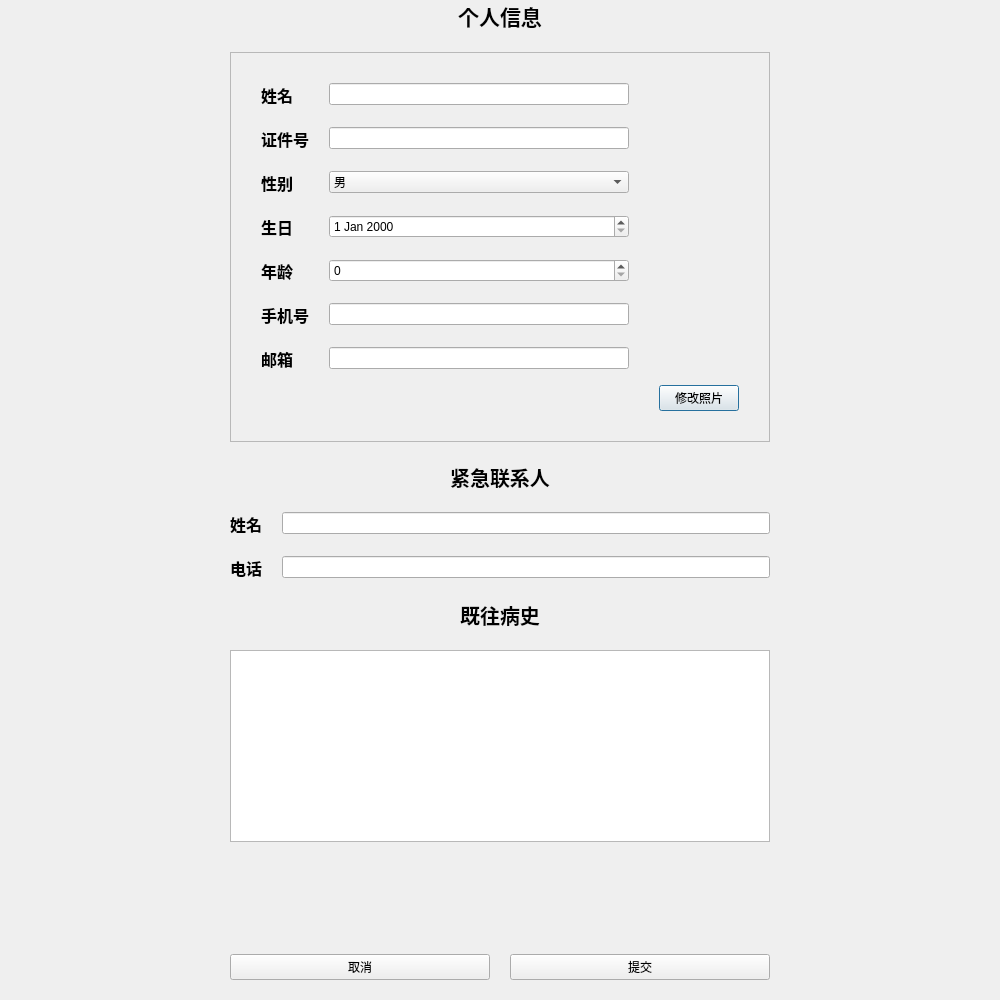
<?xml version="1.0" encoding="UTF-8"?>
<ui version="4.0">
 <class>EditPatientInfo</class>
 <widget class="QDialog" name="EditPatientInfo">
  <property name="geometry">
   <rect>
    <x>0</x>
    <y>0</y>
    <width>1000</width>
    <height>1000</height>
   </rect>
  </property>
  <property name="windowTitle">
   <string>修改个人信息</string>
  </property>
  <layout class="QHBoxLayout" name="horizontalLayout_2">
   <property name="spacing">
    <number>20</number>
   </property>
   <property name="leftMargin">
    <number>20</number>
   </property>
   <property name="topMargin">
    <number>0</number>
   </property>
   <property name="rightMargin">
    <number>20</number>
   </property>
   <property name="bottomMargin">
    <number>20</number>
   </property>
   <item>
    <spacer name="horizontalSpacer">
     <property name="orientation">
      <enum>Qt::Horizontal</enum>
     </property>
     <property name="sizeHint" stdset="0">
      <size>
       <width>7</width>
       <height>20</height>
      </size>
     </property>
    </spacer>
   </item>
   <item>
    <layout class="QVBoxLayout" name="verticalLayout">
     <item>
      <widget class="QLabel" name="HeaderLabel">
       <property name="font">
        <font>
         <pointsize>16</pointsize>
         <weight>75</weight>
         <bold>true</bold>
        </font>
       </property>
       <property name="text">
        <string>个人信息</string>
       </property>
       <property name="alignment">
        <set>Qt::AlignCenter</set>
       </property>
      </widget>
     </item>
     <item>
      <widget class="QFrame" name="CardFrame">
       <property name="frameShape">
        <enum>QFrame::StyledPanel</enum>
       </property>
       <property name="frameShadow">
        <enum>QFrame::Raised</enum>
       </property>
       <layout class="QHBoxLayout" name="horizontalLayout">
        <property name="spacing">
         <number>30</number>
        </property>
        <property name="leftMargin">
         <number>30</number>
        </property>
        <property name="topMargin">
         <number>30</number>
        </property>
        <property name="rightMargin">
         <number>30</number>
        </property>
        <property name="bottomMargin">
         <number>30</number>
        </property>
        <item>
         <layout class="QVBoxLayout" name="verticalLayout_3">
          <item>
           <layout class="QFormLayout" name="formLayout">
            <property name="formAlignment">
             <set>Qt::AlignLeading|Qt::AlignLeft|Qt::AlignVCenter</set>
            </property>
            <property name="horizontalSpacing">
             <number>20</number>
            </property>
            <property name="verticalSpacing">
             <number>20</number>
            </property>
            <item row="0" column="0">
             <widget class="QLabel" name="label">
              <property name="font">
               <font>
                <pointsize>12</pointsize>
                <weight>75</weight>
                <bold>true</bold>
               </font>
              </property>
              <property name="text">
               <string>姓名</string>
              </property>
             </widget>
            </item>
            <item row="0" column="1">
             <widget class="QLineEdit" name="nameInput">
              <property name="sizePolicy">
               <sizepolicy hsizetype="Minimum" vsizetype="Fixed">
                <horstretch>0</horstretch>
                <verstretch>0</verstretch>
               </sizepolicy>
              </property>
              <property name="minimumSize">
               <size>
                <width>300</width>
                <height>0</height>
               </size>
              </property>
             </widget>
            </item>
            <item row="1" column="0">
             <widget class="QLabel" name="label_2">
              <property name="font">
               <font>
                <pointsize>12</pointsize>
                <weight>75</weight>
                <bold>true</bold>
               </font>
              </property>
              <property name="text">
               <string>证件号</string>
              </property>
             </widget>
            </item>
            <item row="1" column="1">
             <widget class="QLineEdit" name="idInput"/>
            </item>
            <item row="2" column="0">
             <widget class="QLabel" name="label_3">
              <property name="font">
               <font>
                <pointsize>12</pointsize>
                <weight>75</weight>
                <bold>true</bold>
               </font>
              </property>
              <property name="text">
               <string>性别</string>
              </property>
             </widget>
            </item>
            <item row="2" column="1">
             <widget class="QComboBox" name="genderInput">
              <item>
               <property name="text">
                <string>男</string>
               </property>
              </item>
              <item>
               <property name="text">
                <string>女</string>
               </property>
              </item>
             </widget>
            </item>
            <item row="3" column="0">
             <widget class="QLabel" name="label_4">
              <property name="font">
               <font>
                <pointsize>12</pointsize>
                <weight>75</weight>
                <bold>true</bold>
               </font>
              </property>
              <property name="text">
               <string>生日</string>
              </property>
             </widget>
            </item>
            <item row="3" column="1">
             <widget class="QDateEdit" name="birthdayInput"/>
            </item>
            <item row="4" column="0">
             <widget class="QLabel" name="label_5">
              <property name="font">
               <font>
                <pointsize>12</pointsize>
                <weight>75</weight>
                <bold>true</bold>
               </font>
              </property>
              <property name="text">
               <string>年龄</string>
              </property>
             </widget>
            </item>
            <item row="4" column="1">
             <widget class="QSpinBox" name="ageInput"/>
            </item>
            <item row="5" column="0">
             <widget class="QLabel" name="label_6">
              <property name="font">
               <font>
                <pointsize>12</pointsize>
                <weight>75</weight>
                <bold>true</bold>
               </font>
              </property>
              <property name="text">
               <string>手机号</string>
              </property>
             </widget>
            </item>
            <item row="5" column="1">
             <widget class="QLineEdit" name="contactInput"/>
            </item>
            <item row="6" column="0">
             <widget class="QLabel" name="label_7">
              <property name="font">
               <font>
                <pointsize>12</pointsize>
                <weight>75</weight>
                <bold>true</bold>
               </font>
              </property>
              <property name="text">
               <string>邮箱</string>
              </property>
             </widget>
            </item>
            <item row="6" column="1">
             <widget class="QLineEdit" name="emailInput"/>
            </item>
           </layout>
          </item>
          <item>
           <spacer name="verticalSpacer_3">
            <property name="orientation">
             <enum>Qt::Vertical</enum>
            </property>
            <property name="sizeHint" stdset="0">
             <size>
              <width>20</width>
              <height>40</height>
             </size>
            </property>
           </spacer>
          </item>
         </layout>
        </item>
        <item>
         <layout class="QVBoxLayout" name="verticalLayout_2">
          <item>
           <widget class="QLabel" name="PatientPhoto">
            <property name="sizePolicy">
             <sizepolicy hsizetype="Expanding" vsizetype="Preferred">
              <horstretch>0</horstretch>
              <verstretch>0</verstretch>
             </sizepolicy>
            </property>
            <property name="text">
             <string/>
            </property>
            <property name="pixmap">
             <pixmap resource="../res.qrc">:/img/picture/DefaultPhoto.jpg</pixmap>
            </property>
            <property name="scaledContents">
             <bool>true</bool>
            </property>
            <property name="alignment">
             <set>Qt::AlignCenter</set>
            </property>
            <property name="margin">
             <number>0</number>
            </property>
           </widget>
          </item>
          <item>
           <spacer name="verticalSpacer_2">
            <property name="orientation">
             <enum>Qt::Vertical</enum>
            </property>
            <property name="sizeHint" stdset="0">
             <size>
              <width>20</width>
              <height>40</height>
             </size>
            </property>
           </spacer>
          </item>
          <item>
           <widget class="QPushButton" name="changePhotoBtn">
            <property name="text">
             <string>修改照片</string>
            </property>
           </widget>
          </item>
         </layout>
        </item>
       </layout>
      </widget>
     </item>
     <item>
      <widget class="QLabel" name="label_10">
       <property name="font">
        <font>
         <pointsize>15</pointsize>
         <weight>75</weight>
         <bold>true</bold>
        </font>
       </property>
       <property name="text">
        <string>紧急联系人</string>
       </property>
       <property name="alignment">
        <set>Qt::AlignCenter</set>
       </property>
      </widget>
     </item>
     <item>
      <layout class="QFormLayout" name="formLayout_2">
       <property name="horizontalSpacing">
        <number>20</number>
       </property>
       <property name="verticalSpacing">
        <number>20</number>
       </property>
       <item row="0" column="0">
        <widget class="QLabel" name="label_8">
         <property name="font">
          <font>
           <pointsize>12</pointsize>
           <weight>75</weight>
           <bold>true</bold>
          </font>
         </property>
         <property name="text">
          <string>姓名</string>
         </property>
        </widget>
       </item>
       <item row="0" column="1">
        <widget class="QLineEdit" name="emerNameInput"/>
       </item>
       <item row="1" column="0">
        <widget class="QLabel" name="label_9">
         <property name="font">
          <font>
           <pointsize>12</pointsize>
           <weight>75</weight>
           <bold>true</bold>
          </font>
         </property>
         <property name="text">
          <string>电话</string>
         </property>
        </widget>
       </item>
       <item row="1" column="1">
        <widget class="QLineEdit" name="emerContactInput"/>
       </item>
      </layout>
     </item>
     <item>
      <widget class="QLabel" name="label_11">
       <property name="font">
        <font>
         <pointsize>15</pointsize>
         <weight>75</weight>
         <bold>true</bold>
        </font>
       </property>
       <property name="text">
        <string>既往病史</string>
       </property>
       <property name="alignment">
        <set>Qt::AlignCenter</set>
       </property>
      </widget>
     </item>
     <item>
      <widget class="QTextEdit" name="historyInput"/>
     </item>
     <item>
      <spacer name="verticalSpacer">
       <property name="orientation">
        <enum>Qt::Vertical</enum>
       </property>
       <property name="sizeHint" stdset="0">
        <size>
         <width>20</width>
         <height>76</height>
        </size>
       </property>
      </spacer>
     </item>
     <item>
      <layout class="QHBoxLayout" name="horizontalLayout_3">
       <item>
        <widget class="QPushButton" name="cancelBtn">
         <property name="text">
          <string>取消</string>
         </property>
        </widget>
       </item>
       <item>
        <widget class="QPushButton" name="confirmBtn">
         <property name="text">
          <string>提交</string>
         </property>
        </widget>
       </item>
      </layout>
     </item>
    </layout>
   </item>
   <item>
    <spacer name="horizontalSpacer_2">
     <property name="orientation">
      <enum>Qt::Horizontal</enum>
     </property>
     <property name="sizeHint" stdset="0">
      <size>
       <width>8</width>
       <height>20</height>
      </size>
     </property>
    </spacer>
   </item>
  </layout>
 </widget>
 <resources>
  <include location="../res.qrc"/>
 </resources>
 <connections/>
</ui>
